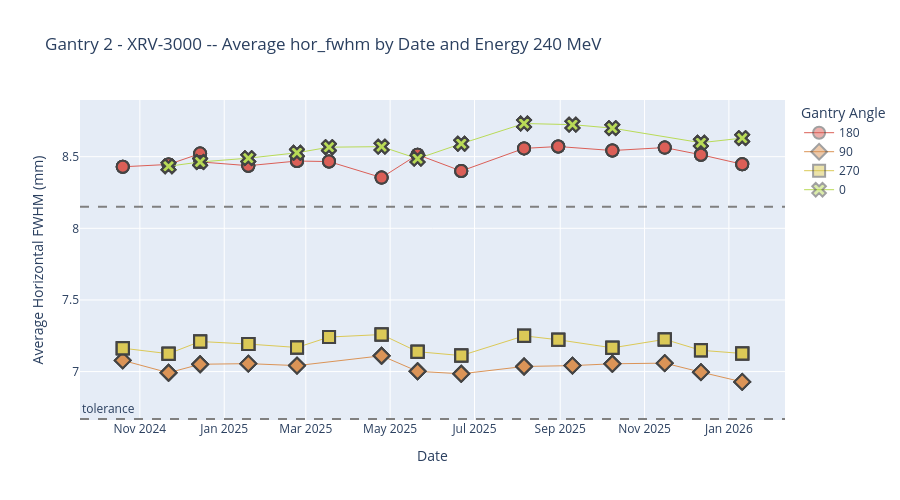

The notebook cell this image was saved under:
### Code cell
# plot_ave_spot_position_by_en_ga(df, option, parameter, gantry, device, n_months, tolerance)
plot_ave_spot_position_by_en_ga(fwhm_df, "fwhm", "hor_fwhm", "Gantry 2", "XRV-3000", 240, 24, tps_ref[1][90][240])
